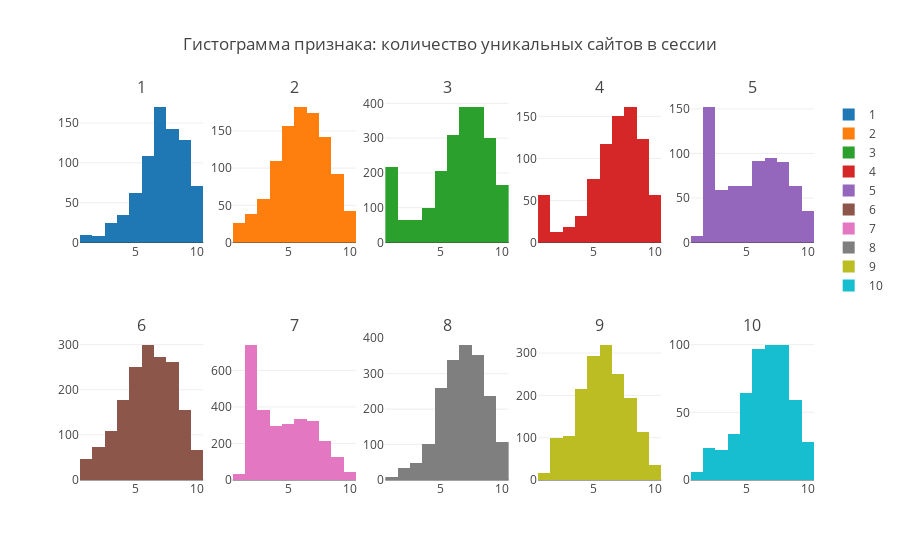

The cell this chart's notebook holds for it:
### Markdown cell above
**Видно, что по признаку можно разделить выборку, однако навряд ли такое разделение будет точным, так как многие гистограммы похожи**

### Code cell
fig = tools.make_subplots(rows=2, cols=5, subplot_titles=a)
for idx, (user, sub_df) in  enumerate(pd.groupby(train_data_10users, 'lab')): 
    trace = go.Histogram(x = sub_df['#unique_sites'], name=user)
    fig.append_trace(trace, int(idx/5)+1, int(idx%5)+1)
    
fig['layout'].update(title=u'Гистограмма признака: количество уникальных сайтов в сессии')
iplot(fig)

### Figure 1 — Plotly figure (JSON) as saved in the notebook; plotly's stock layout.template omitted (floating-point values rounded to 4 significant figures; data arrays with more than 128 entries replaced by an {"elided": "..."} marker saying what was removed)
{"data": [{"name": 1, "type": "histogram", "x": {"elided": "760 int values"}, "xaxis": "x1", "yaxis": "y1"}, {"name": 2, "type": "histogram", "x": {"elided": "1022 int values"}, "xaxis": "x2", "yaxis": "y2"}, {"name": 3, "type": "histogram", "x": {"elided": "2204 int values"}, "xaxis": "x3", "yaxis": "y3"}, {"name": 4, "type": "histogram", "x": {"elided": "802 int values"}, "xaxis": "x4", "yaxis": "y4"}, {"name": 5, "type": "histogram", "x": {"elided": "720 int values"}, "xaxis": "x5", "yaxis": "y5"}, {"name": 6, "type": "histogram", "x": {"elided": "1712 int values"}, "xaxis": "x6", "yaxis": "y6"}, {"name": 7, "type": "histogram", "x": {"elided": "2796 int values"}, "xaxis": "x7", "yaxis": "y7"}, {"name": 8, "type": "histogram", "x": {"elided": "1868 int values"}, "xaxis": "x8", "yaxis": "y8"}, {"name": 9, "type": "histogram", "x": {"elided": "1643 int values"}, "xaxis": "x9", "yaxis": "y9"}, {"name": 10, "type": "histogram", "x": {"elided": "534 int values"}, "xaxis": "x10", "yaxis": "y10"}], "layout": {"annotations": [{"font": {"size": 16}, "showarrow": false, "text": 1, "x": 0.084, "xanchor": "center", "xref": "paper", "y": 1, "yanchor": "bottom", "yref": "paper"}, {"font": {"size": 16}, "showarrow": false, "text": 2, "x": 0.292, "xanchor": "center", "xref": "paper", "y": 1, "yanchor": "bottom", "yref": "paper"}, {"font": {"size": 16}, "showarrow": false, "text": 3, "x": 0.5, "xanchor": "center", "xref": "paper", "y": 1, "yanchor": "bottom", "yref": "paper"}, {"font": {"size": 16}, "showarrow": false, "text": 4, "x": 0.708, "xanchor": "center", "xref": "paper", "y": 1, "yanchor": "bottom", "yref": "paper"}, {"font": {"size": 16}, "showarrow": false, "text": 5, "x": 0.916, "xanchor": "center", "xref": "paper", "y": 1, "yanchor": "bottom", "yref": "paper"}, {"font": {"size": 16}, "showarrow": false, "text": 6, "x": 0.084, "xanchor": "center", "xref": "paper", "y": 0.375, "yanchor": "bottom", "yref": "paper"}, {"font": {"size": 16}, "showarrow": false, "text": 7, "x": 0.292, "xanchor": "center", "xref": "paper", "y": 0.375, "yanchor": "bottom", "yref": "paper"}, {"font": {"size": 16}, "showarrow": false, "text": 8, "x": 0.5, "xanchor": "center", "xref": "paper", "y": 0.375, "yanchor": "bottom", "yref": "paper"}, {"font": {"size": 16}, "showarrow": false, "text": 9, "x": 0.708, "xanchor": "center", "xref": "paper", "y": 0.375, "yanchor": "bottom", "yref": "paper"}, {"font": {"size": 16}, "showarrow": false, "text": 10, "x": 0.916, "xanchor": "center", "xref": "paper", "y": 0.375, "yanchor": "bottom", "yref": "paper"}], "title": "Гистограмма признака: количество уникальных сайтов в сессии", "xaxis1": {"anchor": "y1", "domain": [0, 0.168]}, "xaxis10": {"anchor": "y10", "domain": [0.832, 1]}, "xaxis2": {"anchor": "y2", "domain": [0.208, 0.376]}, "xaxis3": {"anchor": "y3", "domain": [0.416, 0.584]}, "xaxis4": {"anchor": "y4", "domain": [0.624, 0.792]}, "xaxis5": {"anchor": "y5", "domain": [0.832, 1]}, "xaxis6": {"anchor": "y6", "domain": [0, 0.168]}, "xaxis7": {"anchor": "y7", "domain": [0.208, 0.376]}, "xaxis8": {"anchor": "y8", "domain": [0.416, 0.584]}, "xaxis9": {"anchor": "y9", "domain": [0.624, 0.792]}, "yaxis1": {"anchor": "x1", "domain": [0.625, 1]}, "yaxis10": {"anchor": "x10", "domain": [0, 0.375]}, "yaxis2": {"anchor": "x2", "domain": [0.625, 1]}, "yaxis3": {"anchor": "x3", "domain": [0.625, 1]}, "yaxis4": {"anchor": "x4", "domain": [0.625, 1]}, "yaxis5": {"anchor": "x5", "domain": [0.625, 1]}, "yaxis6": {"anchor": "x6", "domain": [0, 0.375]}, "yaxis7": {"anchor": "x7", "domain": [0, 0.375]}, "yaxis8": {"anchor": "x8", "domain": [0, 0.375]}, "yaxis9": {"anchor": "x9", "domain": [0, 0.375]}}}
